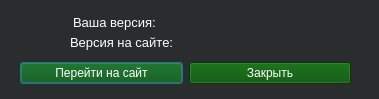
<?xml version="1.0" encoding="UTF-8"?>
<ui version="4.0">
  <class>Updates</class>
  <widget class="QDialog" name="Updates">
    <property name="styleSheet">
      <string notr="true">
    background-color: rgb(42, 45, 46);
    color: white; 
      </string>
    </property>
    <property name="geometry">
      <rect>
        <x>0</x>
        <y>0</y>
        <width>379</width>
        <height>99</height>
      </rect>
    </property>
    <property name="windowTitle">
      <string>Обновления</string>
    </property>
    <property name="windowIcon">
      <iconset>
        <normaloff>:/img/logo-1.png</normaloff>
      </iconset>
    </property>
    <widget class="QLabel" name="label">
      <property name="geometry">
        <rect>
          <x>73</x>
          <y>10</y>
          <width>191</width>
          <height>25</height>
        </rect>
      </property>
      <property name="font">
        <font>
          <pointsize>10</pointsize>
        </font>
      </property>
      <property name="text">
        <string>Ваша версия:</string>
      </property>
    </widget>
    <widget class="QLabel" name="label_2">
      <property name="geometry">
        <rect>
          <x>70</x>
          <y>30</y>
          <width>191</width>
          <height>25</height>
        </rect>
      </property>
      <property name="font">
        <font>
          <pointsize>10</pointsize>
        </font>
      </property>
      <property name="text">
        <string>Версия на сайте:</string>
      </property>
    </widget>
    <widget class="QLabel" name="local_ver">
      <property name="geometry">
        <rect>
          <x>250</x>
          <y>10</y>
          <width>54</width>
          <height>25</height>
        </rect>
      </property>
      <property name="font">
        <font>
          <pointsize>10</pointsize>
          <bold>true</bold>
        </font>
      </property>
    </widget>
    <widget class="QLabel" name="remote_ver">
      <property name="geometry">
        <rect>
          <x>250</x>
          <y>30</y>
          <width>54</width>
          <height>25</height>
        </rect>
      </property>
      <property name="font">
        <font>
          <pointsize>10</pointsize>
          <bold>true</bold>
        </font>
      </property>
    </widget>
    <widget class="QWidget" name="layoutWidget">
      <property name="geometry">
        <rect>
          <x>20</x>
          <y>60</y>
          <width>331</width>
          <height>27</height>
        </rect>
      </property>
      <layout class="QHBoxLayout" name="horizontalLayout">
        <item>
          <widget class="QPushButton" name="websiteButton">
            <property name="styleSheet">
              <string notr="true">background-color: rgb(0, 80, 0);</string>
            </property>
            <property name="text">
              <string>Перейти на сайт</string>
            </property>
          </widget>
        </item>
        <item>
          <widget class="QPushButton" name="exitButton">
            <property name="styleSheet">
              <string notr="true">background-color: rgb(0, 80, 0);</string>
            </property>
            <property name="text">
              <string>Закрыть</string>
            </property>
          </widget>
        </item>
      </layout>
    </widget>
  </widget>
  <resources/>
  <connections/>
</ui>
